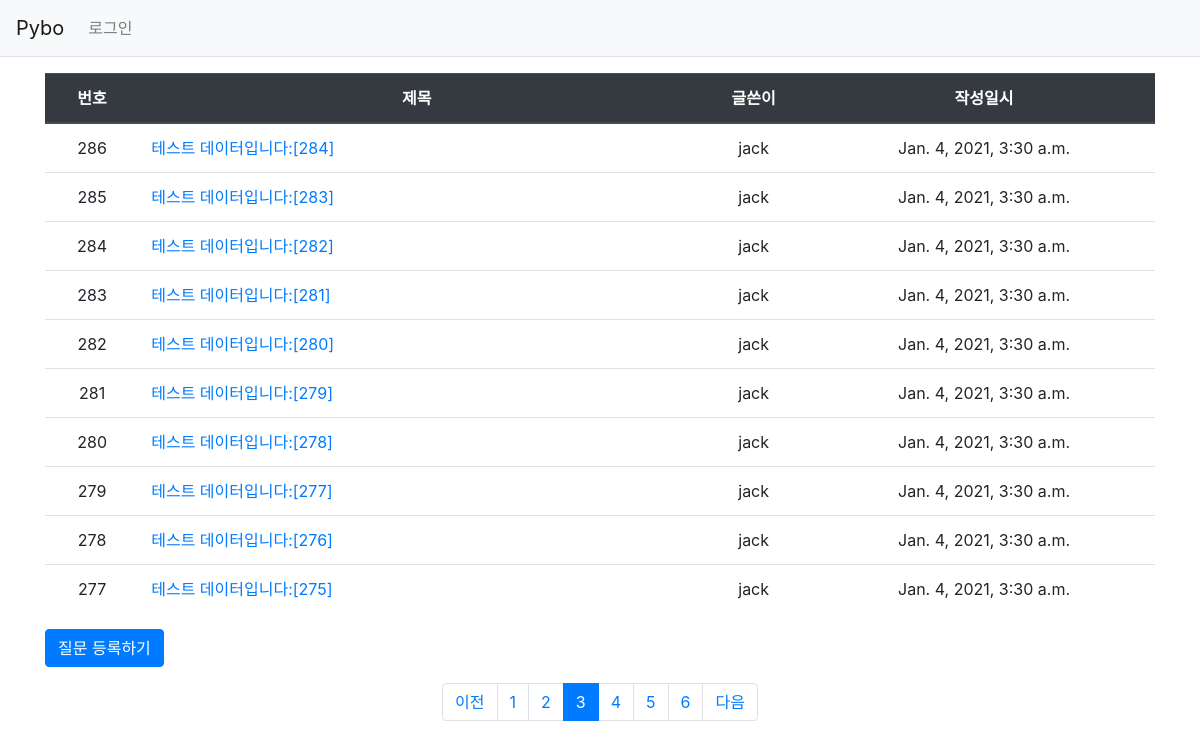
Page /pybo/?page=3 on the committed database.
### apps/pybo/models.py (models this page shows, shortened)
class Question(models.Model):
    author = models.ForeignKey(User, on_delete=models.CASCADE)
    subject = models.CharField(max_length=200)
    content = models.TextField()
    create_date = models.DateTimeField()
    modify_date = models.DateTimeField(null=True, blank=True)

### apps/pybo/views.py (the view)
# urls.py: path('', views.index, name='index'),
def index(request):
    question_list = Question.objects.order_by('-create_date')
    page = request.GET.get('page', '1')  # 페이징 방식은 get 방식으로 처리하며 이 때, 해당 값을 받을 page 변수는 page, 기본값은 1
    """
        page_obj 의 속성

        항목	설명
        paginator.count	        전체 게시물 개수
        paginator.per_page	    페이지당 보여줄 게시물 개수
        paginator.page_range	페이지 범위
        number	                현재 페이지 번호
        previous_page_number	이전 페이지 번호
        next_page_number	    다음 페이지 번호
        has_previous	        이전 페이지 유무
        has_next	            다음 페이지 유무
        start_index	            현재 페이지 시작 인덱스(1부터 시작)
        end_index	            현재 페이지의 끝 인덱스(1부터 시작)
    """
    paginator = Paginator(question_list, 10)  # 한 페이지당 10개씩 보여주기
    page_obj = paginator.get_page(page)
    context = {'question_list': page_obj}
    return render(request, 'pybo/question_list.html', context)

### apps/pybo/templatetags/pybo_filter.py (called while the page is built)
@register.filter
def sub(value, arg):
    return value - arg

### templates/pybo/question_list.html (shortened to what this page needs)
{% extends 'pybo/base.html' %}
{% load pybo_filter %}
{% block content %}
    <div class="container my-3">
        <table class="table">
            <thead>
            <tr class="text-center thead-dark">
                <th>번호</th>
                <th style="width: 50%">제목</th>
                <th>글쓴이</th>
                <th>작성일시</th>
            </tr>
            </thead>
            <tbody>
            {% if question_list %}
                {% for question in question_list %}
                    <tr class="text-center">
                        <td>{{ question_list.paginator.count|sub:question_list.start_index|sub:forloop.counter0|add:1 }}</td>
                        <td class="text-left">
                            <a href="{% url 'pybo:detail' question.id %}">{{ question.subject }}</a>
                        </td>
                        <td>{{ question.author }}</td>
                        <td>{{ question.create_date }}</td>
                    </tr>
                {% endfor %}
            {% else %}
                <tr>
                    <td colspan="3">질문이 없습니다.</td>
                </tr>
            {% endif %}
            </tbody>
        </table>
        <a href="{% url 'pybo:question_create' %}" class="btn btn-primary">질문 등록하기</a>
    </div>
    <ul class="pagination justify-content-center">
        {% if question_list.has_previous %}
            <li class="page-item">
                <a class="page-link" href="?page={{ question_list.previous_page_number }}">이전</a>
            </li>
        {% endif %}
        {% for page_number in question_list.paginator.page_range %}
            {% if page_number >= question_list.number|add:-3 and page_number <= question_list.number|add:3 %}
                {% if page_number == question_list.number %}
                    <li class="page-item active" aria-current="page">
                        <a class="page-link" href="?page={{ page_number }}">{{ page_number }}</a>
                    </li>
                {% else %}
                    <li class="page-item">
                        <a class="page-link" href="?page={{ page_number }}">{{ page_number }}</a>
                    </li>
                {% endif %}
            {% endif %}
        {% endfor %}
        {% if question_list.has_next %}
            <li class="page-item">
                <a class="page-link" href="?page={{ question_list.next_page_number }}">다음</a>
            </li>
        {% endif %}
    </ul>
{% endblock %}

### rows in the picture
Question: paginator.count|sub "286", subject "테스트 데이터입니다:[284]", author "jack", create_date "Jan. 4, 2021, 3:30 a.m."
Question: paginator.count|sub "285", subject "테스트 데이터입니다:[283]", author "jack", create_date "Jan. 4, 2021, 3:30 a.m."
Question: paginator.count|sub "284", subject "테스트 데이터입니다:[282]", author "jack", create_date "Jan. 4, 2021, 3:30 a.m."
Question: paginator.count|sub "283", subject "테스트 데이터입니다:[281]", author "jack", create_date "Jan. 4, 2021, 3:30 a.m."
Question: paginator.count|sub "282", subject "테스트 데이터입니다:[280]", author "jack", create_date "Jan. 4, 2021, 3:30 a.m."
Question: paginator.count|sub "281", subject "테스트 데이터입니다:[279]", author "jack", create_date "Jan. 4, 2021, 3:30 a.m."
Question: paginator.count|sub "280", subject "테스트 데이터입니다:[278]", author "jack", create_date "Jan. 4, 2021, 3:30 a.m."
Question: paginator.count|sub "279", subject "테스트 데이터입니다:[277]", author "jack", create_date "Jan. 4, 2021, 3:30 a.m."
Question: paginator.count|sub "278", subject "테스트 데이터입니다:[276]", author "jack", create_date "Jan. 4, 2021, 3:30 a.m."
Question: paginator.count|sub "277", subject "테스트 데이터입니다:[275]", author "jack", create_date "Jan. 4, 2021, 3:30 a.m."

### other values in the picture
{{ page_number }} "1" "2" "4" "5" "6"
{{ page_number }} "3"
